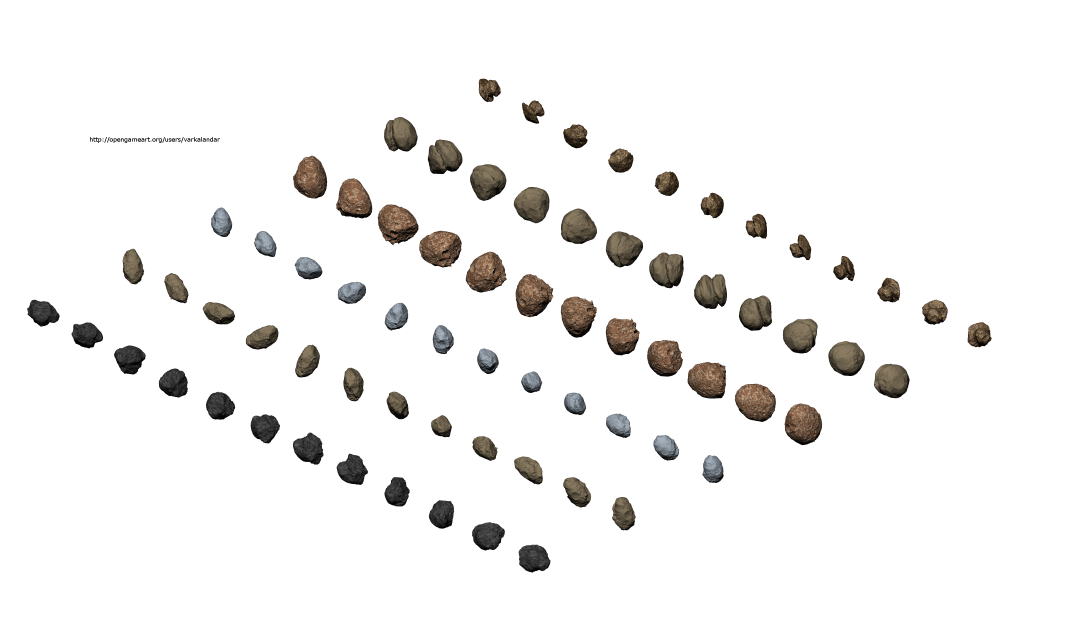
#> input picture assets/space/varkalandar/planetoids-2.png, 3200 x 1900 px, found by its file name (shown at 1/3 size)
$ python build-varka-atlas.py
#> lines starting #> are read from the running program, lines starting #| are printed output that depends on the picture
"""Build one compact animated atlas from three CC-BY asteroid sheets by Varkalandar.

Sources: https://opengameart.org/content/24-bigger-asteroids
License chosen: CC BY 3.0. Original author: Hansjörg Malthaner.
Requires pillow, numpy, scipy (build-time only; not shipped to browser).
"""
from pathlib import Path
import numpy as np
from PIL import Image, ImageDraw
from scipy.ndimage import label, find_objects

ROOT = Path('assets/space/varkalandar')
CELL, FRAMES, ROWS = 96, 12, 6
sources = [ROOT/f'planetoids-{n}.png' for n in (2, 3, 4)]
atlas = Image.new('RGBA', (CELL*FRAMES, CELL*ROWS*len(sources)), (0,0,0,0))
#> atlas: PIL image 1152x1728 RGBA; every value is 0
preview = Image.new('RGB', (980, 400), (9,19,32))
paint = ImageDraw.Draw(preview)

for source_i, filename in enumerate(sources):
    rgba = Image.open(filename).convert('RGBA')
#> rgba is the input picture: PIL image 3200x1900 RGBA; mean R, G, B, A 6.3, 5.5, 4.6, 18.5
    alpha = np.asarray(rgba.getchannel('A'))
    segmentation, count = label(alpha > 24, np.ones((3,3), dtype=bool))
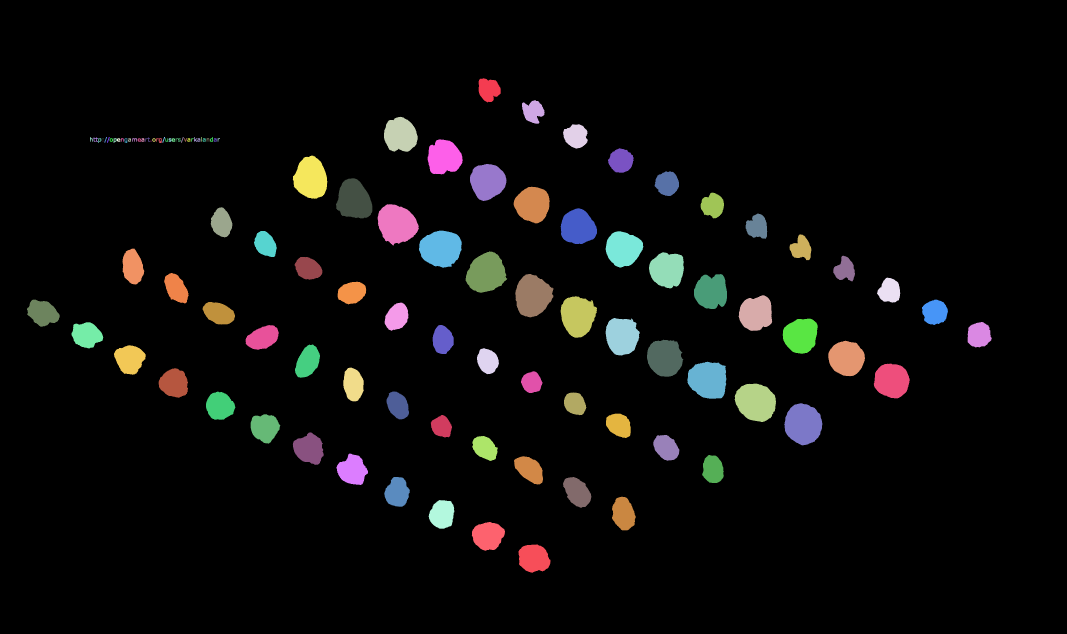
#> segmentation: shape (1900, 3200) int32 (shown at 1/3 size); 109 distinct labels, from 0 to 108; one colour per label, 0 black
#> count = 108
    components = []
    for label_id, rect in enumerate(find_objects(segmentation), 1):
        if rect is None: continue
        ys, xs = rect
        area = int(np.count_nonzero(segmentation[rect] == label_id))
        if area < 150: continue
        x,y = xs.start, ys.start
        w,h = xs.stop-x, ys.stop-y
        components.append((area, y+h/2-.37*(x+w/2), x+w/2,
                           label_id, (x,y,x+w,y+h)))
#> this loop made 108 passes
#> area on passes 5, 6, 7, 8, 9, 10, 11, 12, 13, 14, 15, 17: 58, 50, 50, 50, 50, 135, 28, 73, 88, 75, 72, 64
#> (area, x, y, w, h) on passes 1, 2, 3, 4, 39, 42: (3556, 1436, 235, 66, 72), (3212, 1566, 300, 68, 71), (8212, 1152, 350, 101, 105), (4021, 1689, 373, 74, 73), (8473, 1283, 418, 105, 105), (4172, 1824, 445, 77, 73)
#> after the loop, components = 72 items
    assert len(components) in (72,73), (filename,len(components))
    components = sorted(components,reverse=True)[:72]
    components.sort(key=lambda x:x[1])
    for row in range(ROWS):
        frames = sorted(components[row*FRAMES:(row+1)*FRAMES],key=lambda x:x[2])
        assert len(frames) == FRAMES
        centers = [entry[2] for entry in frames]
        assert all(93 < centers[i+1]-centers[i] < 170 for i in range(11)), (filename,row,centers)
        biggest = max(max(entry[4][2]-entry[4][0],
                          entry[4][3]-entry[4][1]) for entry in frames)
        scale = min(1,(CELL-10)/biggest)
        variant = source_i*ROWS+row
        for col,entry in enumerate(frames):
            _,_,_,component_id,rect = entry
            x0,y0,x1,y1=rect
            pixels = rgba.crop(rect)
            img_alpha = np.array(pixels.getchannel('A'),copy=True)
            img_alpha[segmentation[y0:y1,x0:x1] != component_id] = 0
            pixels.putalpha(Image.fromarray(img_alpha,'L'))
            tw = max(1,round((x1-x0)*scale))
            th = max(1,round((y1-y0)*scale))
            pixels = pixels.resize((tw,th),Image.Resampling.LANCZOS)
            atlas.paste(pixels,(col*CELL+(CELL-tw)//2,
                 variant*CELL+(CELL-th)//2))
        # The contact sheet shows positions 0 and 6, two views per rock.
        cx=(variant%6)*160 + 12
        cy=(variant//6)*130+26
        for sample in (0,6):
            patch=atlas.crop((sample*CELL,variant*CELL,
                              (sample+1)*CELL,(variant+1)*CELL))
            target=Image.new('RGBA',(CELL,CELL),(19,32,49,255))
            target.alpha_composite(patch)
            preview.paste(target.convert('RGB'),(cx+(sample//6)*42,cy))
        paint.text((cx,cy-17),f'{variant+1:02d} · {source_i+2}/{row+1}',fill=(212,235,244))
        print('Variant',variant,filename.name,'row',row,'scale',round(scale,3))
#> this loop made 6 passes
#> (biggest, scale) on passes 1 to 6: (78, 1), (113, 0.761), (130, 0.662), (90, 0.956), (108, 0.796), (100, 0.86)
#| Variant 0 planetoids-2.png row 0 scale 1
#| Variant 1 planetoids-2.png row 1 scale 0.761
#| Variant 2 planetoids-2.png row 2 scale 0.662
#| Variant 3 planetoids-2.png row 3 scale 0.956
#| Variant 4 planetoids-2.png row 4 scale 0.796
#| Variant 5 planetoids-2.png row 5 scale 0.86
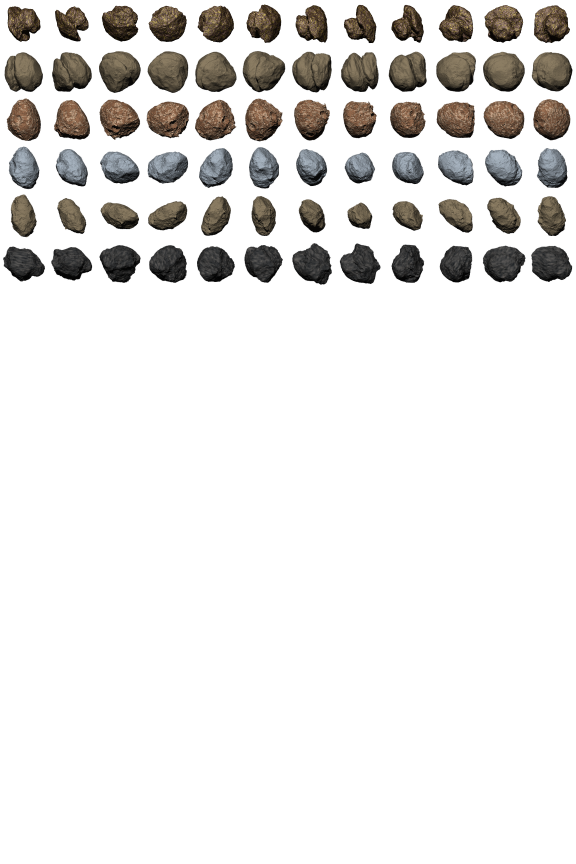
#> atlas: PIL image 1152x1728 RGBA (shown at 1/2 size); mean R, G, B, A 12.3, 11, 9.5, 36.5; transparent parts drawn white
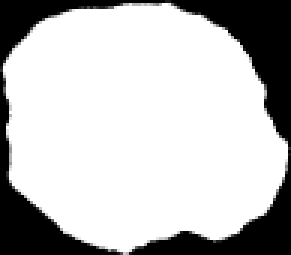
#> img_alpha: shape (85, 97) (shown 3 times larger); min 0, max 255, mean 191.6
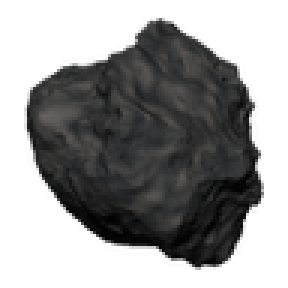
#> patch: PIL image 96x96 RGBA (shown 3 times larger); mean R, G, B, A 23.3, 23.3, 23.3, 125.3; transparent parts drawn white
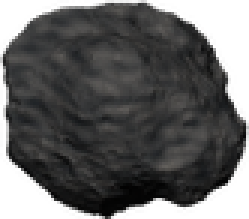
#> pixels: PIL image 83x73 RGBA (shown 3 times larger); mean R, G, B, A 38.4, 38.3, 38.3, 191.5; transparent parts drawn white
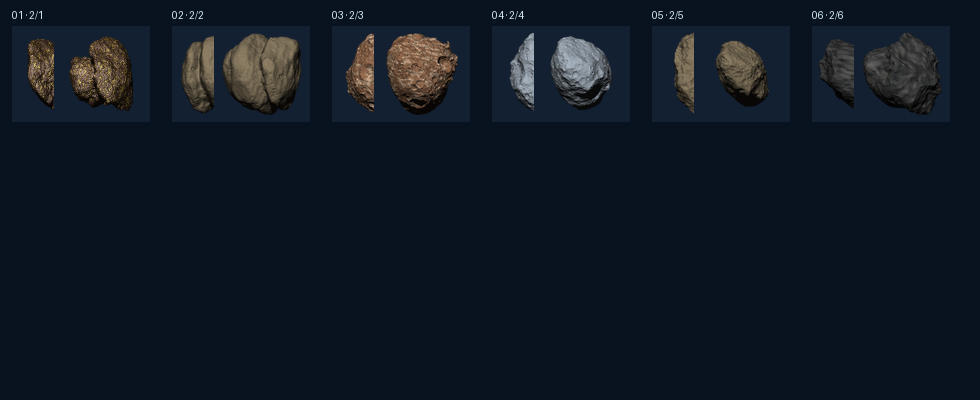
#> preview: PIL image 980x400 RGB; mean R, G, B 16.4, 25.2, 36.8
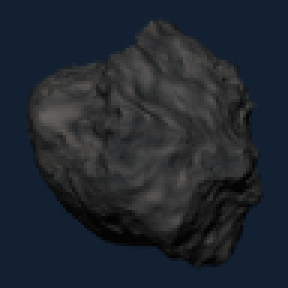
#> target: PIL image 96x96 RGBA (shown 3 times larger); mean R, G, B, A 32.3, 38.9, 47.5, 255
#> pass 2 of the loop `for source_i, filename in enumerate(sources):`:
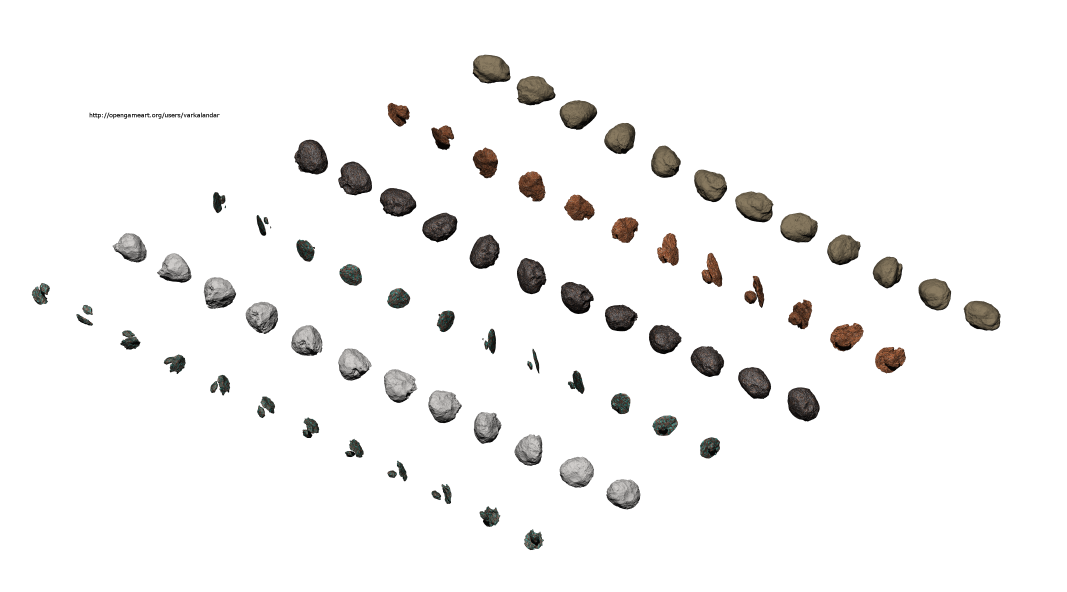
#> input picture assets/space/varkalandar/planetoids-1.png, 3200 x 1776 px, given in place of planetoids-3.png, which was not available (shown at 1/3 size)
#> rgba is the input picture: PIL image 3200x1776 RGBA; mean R, G, B, A 5.6, 5, 4.5, 16
#> `alpha = np.asarray(rgba.getchannel('A'))`:
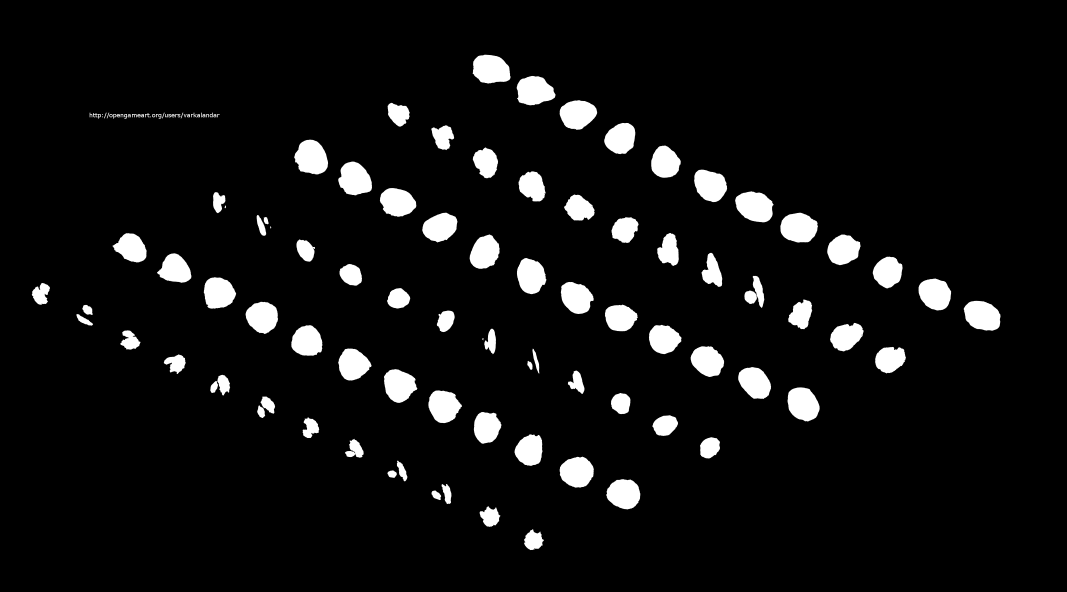
#> alpha: shape (1776, 3200) (shown at 1/3 size); min 0, max 255, mean 16
#> `segmentation, count = label(alpha > 24, np.ones((3,3), dtype=bool))`:
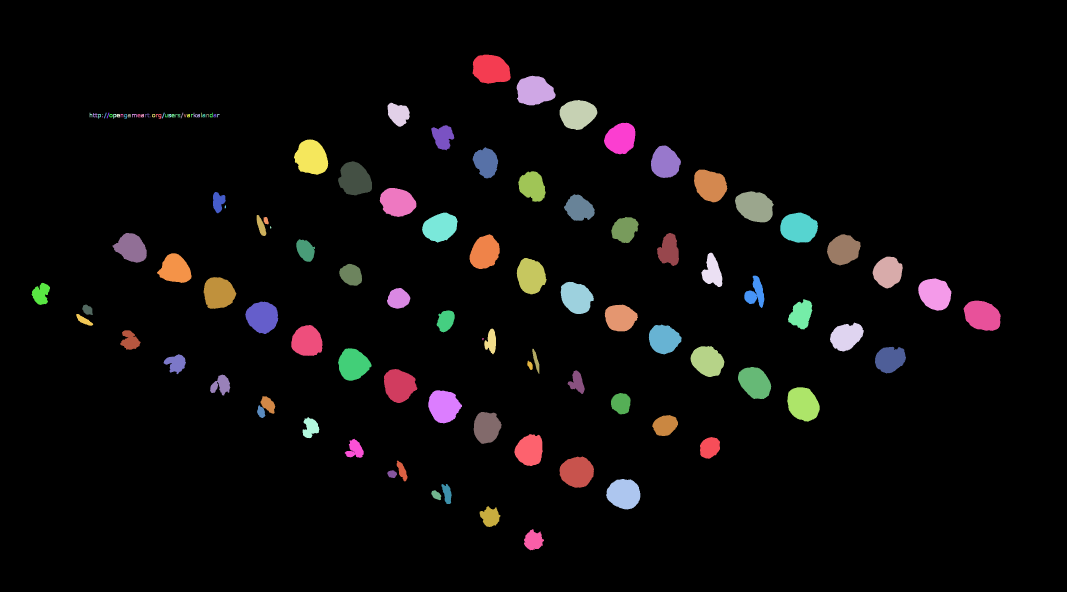
#> segmentation: shape (1776, 3200) int32 (shown at 1/3 size); 118 distinct labels, from 0 to 117; one colour per label, 0 black
#> count = 117
#> the loop `for label_id, rect in enumerate(find_objects(segmentation), 1):` made 117 passes
#> after the loop `for label_id, rect in enumerate(find_objects(segmentation), 1):`: components = 78 items
#> (the run stopped early here; a loop or call above may not have finished)
